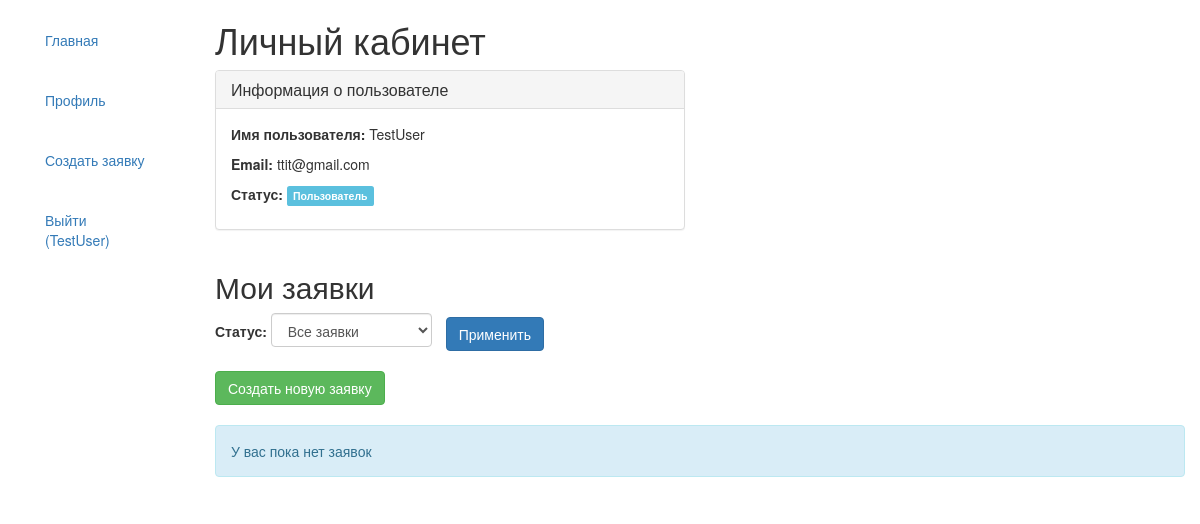
/profile/ (signed in), run on an earlier commit of the app's database.
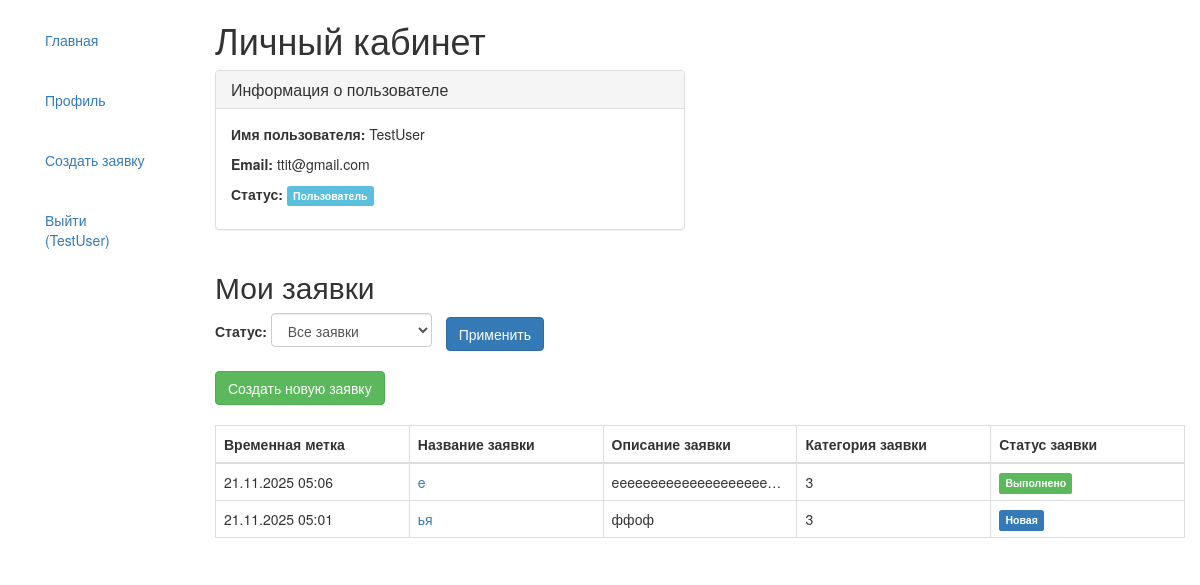
And on a later commit of the database.
### main/models.py (models this page shows, shortened)
class Application(models.Model):
    STATUS_CHOICES = [
        ('new', 'Новая'),
        ('in_progress', 'Принято в работу'),
        ('completed', 'Выполнено'),
    ]
    name = models.CharField(
        max_length=200,
        verbose_name='Название заявки'
    )
    description = models.TextField(
        verbose_name='Описание'
    )
    category = models.ForeignKey(
        Category,
        on_delete=models.PROTECT,
        verbose_name='Категория'
    )
    floor_plan = models.ImageField(
        upload_to='floor_plans/%Y/%m/%d/',
        verbose_name='План помещения',
        validators=[validate_image_file]
    )
    client = models.ForeignKey(
        User,
        on_delete=models.CASCADE,
        related_name='applications',
        verbose_name='Клиент'
    )
    status = models.CharField(
        max_length=20,
        choices=STATUS_CHOICES,
        default='new',
        verbose_name='Статус'
    )
    created_at = models.DateTimeField(
        auto_now_add=True,
        verbose_name='Дата создания'
    )
    comment = models.TextField(blank=True, null=True, verbose_name='Комментарий')
    design_image = models.ImageField(upload_to='designs/', blank=True, null=True, verbose_name='Изображение дизайна')
    class Meta:
            verbose_name = 'Заявка'
            verbose_name_plural = 'Заявки'
            ordering = ['-created_at']

class Category(models.Model):
    name = models.CharField(
        max_length=100,
        verbose_name='Название категории',
        unique=True
    )
    description = models.TextField(
        verbose_name='Описание категории',
        blank=True
    )
    class Meta:
            verbose_name = 'Категория'
            verbose_name_plural = 'Категории'
            ordering = ['name']

### main/views.py (the view)
# urls.py: path('profile/', views.profile, name='profile'),
@login_required
def profile(request):
    applications = Application.objects.filter(client=request.user).order_by('-created_at')
    status_filter = request.GET.get('status', '')
    if status_filter:
        applications = applications.filter(status=status_filter)
    context = {
        'applications': applications,
    }
    return render(request, 'main/profile.html', context)

### main/templates/main/profile.html (shortened to what this page needs)
{% extends "base_generic.html" %}
{% block content %}
<class="container">
    <h1>Личный кабинет</h1>
    <div class="row">
        <div class="col-md-6">
            <div class="panel panel-default">
                <div class="panel-heading">
                    <h3 class="panel-title">Информация о пользователе</h3>
                </div>
                <div class="panel-body">
                    <p><strong>Имя пользователя:</strong> {{ user.username }}</p>
                    <p><strong>Email:</strong> {{ user.email|default:"Не указан" }}</p>
                    {% if user.is_superuser %}
                        <p><strong>Статус:</strong> <span class="label label-danger">Администратор</span></p>
                    {% else %}
                        <p><strong>Статус:</strong> <span class="label label-info">Пользователь</span></p>
                    {% endif %}
                </div>
            </div>
        </div>
    </div>
{% if not user.is_superuser %}
    <h2>Мои заявки</h2>
    <div style="margin-bottom: 20px;">
        <form method="get">
            <label>Статус: </label>
            <select name="status" class="form-control" style="display: inline-block; width: auto;">
                <option value="">Все заявки</option>
            </select>
            <button type="submit" class="btn btn-primary" style="margin-left: 10px;">Применить</button>
        </form>
    </div>
    <div style="margin-bottom: 20px;">
        <a href="{% url 'main:create_application' %}" class="btn btn-success">
            Создать новую заявку
        </a>
    </div>
    {% if applications %}
    <table class="table table-bordered" style="width: 100%; table-layout: fixed;">
        <thead>
            <tr>
                <th>Временная метка</th>
                <th>Название заявки</th>
                <th>Описание заявки</th>
                <th>Категория заявки</th>
                <th>Статус заявки</th>
            </tr>
        </thead>
        <tbody>
            {% for application in applications %}
            <tr>
                <td>{{ application.created_at|date:"d.m.Y H:i" }}</td>
                <td>
                <a href="{% url 'main:application_detail' application.id %}" class="text-decoration-none">
                    {{ application.name }}
                </a>
                </td>
                <td class="description-cell">
                    <div class="description-content">
                        {{ application.description|truncatewords:20 }}
                    </div>
                </td>
                <td>{{ application.category.name }}</td>
                <td>
                    {% if application.status == 'new' %}
                        <span class="label label-primary">Новая</span>
                    {% elif application.status == 'in_progress' %}
                        <span class="label label-warning">Принято в работу</span>
                    {% elif application.status == 'completed' %}
                        <span class="label label-success">Выполнено</span>
                    {% endif %}
                </td>
            </tr>
            {% endfor %}
        </tbody>
    </table>
    {% else %}
    <div class="alert alert-info">
        {% if request.GET.status %}
            Заявок с выбранным статусом не найдено
        {% else %}
            У вас пока нет заявок
        {% endif %}
    </div>
    {% endif %}
</div>
{% endif %}
{% endblock %}

What changed in the data, as far as the page shows it:
added Application: created_at "21.11.2025 05:06", name "e", description "eeeeeeeeeeeeeeeeeeee…", category.name "3", status "Выполнено"
added Application: created_at "21.11.2025 05:01", name "ья", description "ффоф", category.name "3", status "Новая"
Also different on the page:
text no longer shown: "У вас пока нет заявок"
text now shown: "Временная метка Название заявки Описание заявки Категория заявки Статус заявки"
